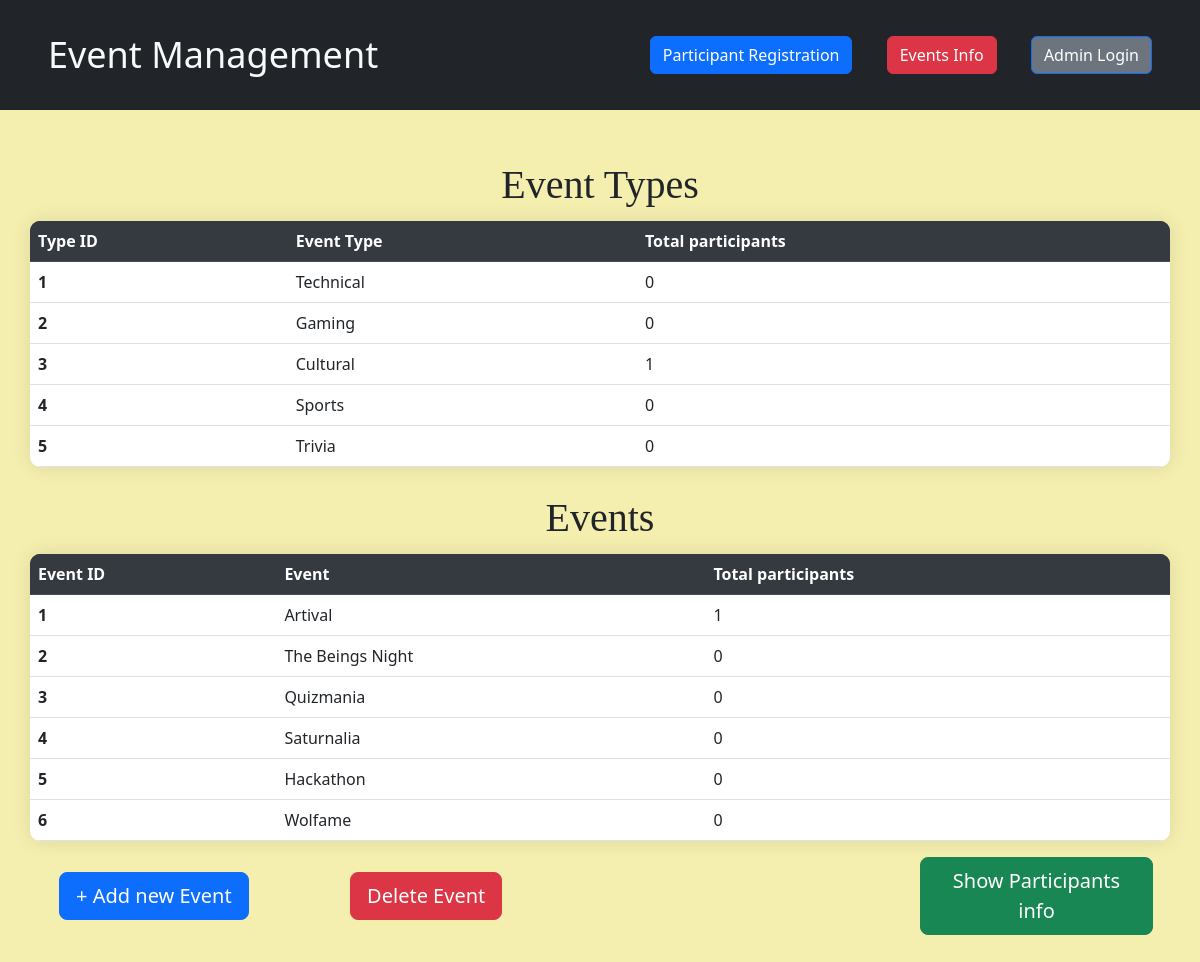
/eventType, run on an earlier commit of the app's database.
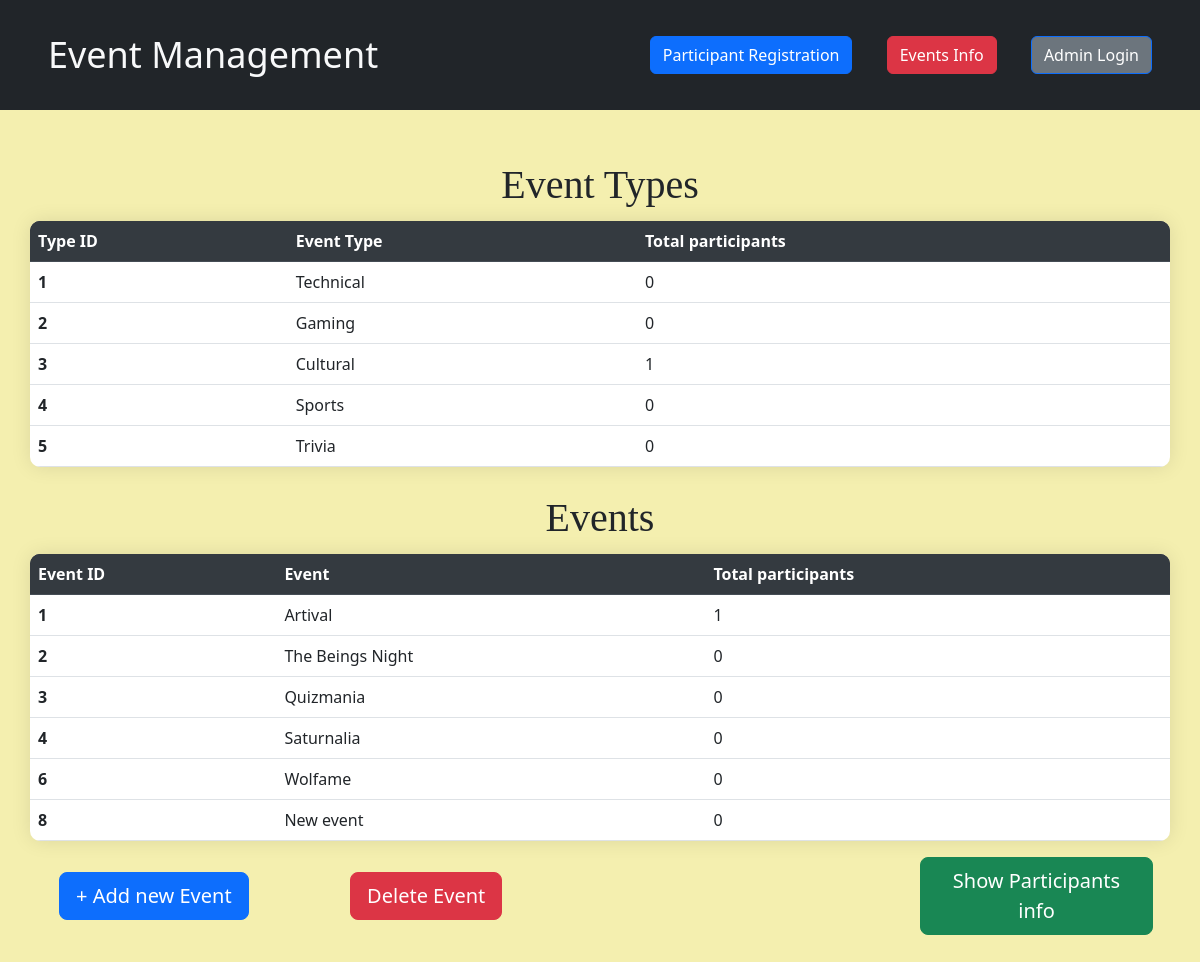
And on a later commit of the database.
### tables this page shows
CREATE TABLE `event_type` (
  `type_id` INTEGER PRIMARY KEY AUTOINCREMENT,
  `type_title` TEXT NOT NULL
);

CREATE TABLE `events` (
  `event_id` INTEGER PRIMARY KEY AUTOINCREMENT,
  `event_title` VARCHAR(100) NOT NULL,
  `event_price` INTEGER NOT NULL,
  `participants` INTEGER NOT NULL,
  `type_id` INTEGER NOT NULL,
  `venue_id` INTEGER NOT NULL,
  `date` DATE NOT NULL,
  FOREIGN KEY (`type_id`) REFERENCES event_type(`type_id`),
  FOREIGN KEY (`venue_id`) REFERENCES venue(`venue_id`)
);

### app.py (the view, shortened to what this page needs)
@app.route('/eventType', methods=['GET', 'POST'])
def getEvents():
    eventTypes = runQuery("SELECT *,(SELECT COUNT(*) FROM participants AS P WHERE T.type_id IN (SELECT type_id FROM events AS E WHERE E.event_id = P.event_id ) ) AS COUNT FROM event_type AS T;")
    events = runQuery("SELECT event_id, event_title, (SELECT COUNT(*) FROM participants AS P WHERE P.event_id = E.event_id ) AS count FROM events AS E;")
    types = runQuery("SELECT * FROM event_type;")
    venue = runQuery("SELECT * FROM venue")
    return render_template('events.html', events=events, eventTypes=eventTypes, types=types, venues=venue)

### app.py (called while the page is built)
def runQuery(query, params=()):
    try:
        conn = sqlite3.connect('event_details.db')
        cursor = conn.cursor()
        cursor.execute(query, params)
        conn.commit()
        res = cursor.fetchall()
        conn.close()
        return res
    except Exception as e:
        print(e)
        return []

### templates/events.html (shortened to what this page needs)
<!DOCTYPE html>
<html lang="en">
<head>
    <link href="https://cdn.jsdelivr.net/npm/bootstrap@5.2.2/dist/css/bootstrap.min.css" rel="stylesheet"
>
</head>
<body style="background-color:#F4EFAF;">
    <div>
        <nav
          class="navbar navbar-light bg-dark justify-content-between text-light px-5 fixed-top"
          style="height: 110px"
        >
          <a class="navbar-brand text-light" style="font-size:36px;" href="/">Event Management</a>
          <form class="form-inline">
            <a
              href="/registration"
              class="btn btn-outline-primary my-2 my-sm-0 bg-primary text-white"
              style="margin-right:30px;position:relative"
              type="submit"
              >Participant Registration</a
            >
            <a
              href="/eventinfo"
              class=" btn btn-outline-danger my-2 my-sm-0 bg-danger text-white "
              style="margin-right:30px;position:relative"
              type="submit"
              >Events Info</a
            >
            <a
              href="/admin"
              class="btn btn-outline-primary my-2 my-sm-0 bg-secondary text-white"
              type="submit"
              >Admin Login</a
            >
          </form>
        </nav>
      </div>
    <div style="background-color:#F4EFAF;height: 70px;align-items: center; display: flex; justify-content: center;"
        class="text-light">
        <h1>Event Administrator</h1>
    </div>
    <div style="padding-top: 50px; margin: 30px;">
        <div style=" align-items: center; display: flex; justify-content: center;">
            <h1 style="text-align:center;font-family:poppins;margin-top:1%; margin-bottom: 1%;">Event Types</h1>
        </div>
        <table class="table">
            <thead class="thead-dark bg-dark text-light">
                <tr>
                    <th scope="col">Type ID</th>
                    <th scope="col">Event Type</th>
                    <th scope="col">Total participants</th>
                </tr>
            </thead>
            <tbody>
                {% for event in eventTypes %}
                <tr>
                    <th scope="row">{{event[0]}}</th>
                    <td>{{event[1]}}</td>
                    <td>{{event[2]}}</td>
                </tr>
                {% endfor %}
            </tbody>
        </table>
        <div style=" align-items: center; display: flex; justify-content: center;">
            <h1 style="text-align:center;font-family:poppins;margin-top:1%; margin-bottom: 1%;">Events</h1>
        </div>
        <table class="table">
            <thead class="thead-dark bg-dark text-light">
                <tr>
                    <th scope="col">Event ID</th>
                    <th scope="col">Event</th>
                    <th scope="col">Total participants</th>
                </tr>
            </thead>
            <tbody>
                {% for eve in events %}
                <tr>
                    <th scope="row">{{eve[0]}}</th>
                    <td>{{eve[1]}}</td>
                    <td>{{eve[2]}}</td>
                </tr>
                {% endfor %}
            </tbody>
        </table>
        <div class="row" style="align-items: center;display: flex; justify-content: center;">
            <div class="col-md-3" >
                <button id="addbtn" type="button" class="mb-5 btn btn-primary btn-lg" >
                    + Add new Event
                </button>
            </div>
            <div class="col-md-6"id="deldiv" >
                <button id="delbtn" type="button" class="mb-5 btn btn-danger btn-lg">
                    Delete Event
                </button>
            </div>
            <div class="col-md-9" style="display:contents">
                <a  href="/participants" style="width:20% ;" id="pbtn" class=" mb-5 btn btn-success btn-lg">
                    Show Participants info
                </a>
            </div>
        </div>
    </div>
</body>
</html>

### templates/events.html (style rules this page uses)
body { overflow-x: hidden; }
body { background-color: #F4EFAF; }
.table { background-color: #fff; border-radius: 10px; overflow: hidden; box-shadow: 0 0 20px rgba(0, 0, 0, 0.1); }
.table thead th { background-color: #343a40; color: #fff; border-color: #454d55; }

What changed in the data, as far as the page shows it:
removed events: event_id "5", event_title "Hackathon", eve "0"
added events: event_id "8", event_title "New event", eve "0"
